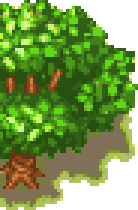
#> input picture CONVERSION_WS/tilesets/tree_00_6x6.png, 138 x 210 px, found by its file name; its folder holds only this picture in this run
$ python finalize3.py
#> lines starting #> are read from the running program, lines starting #| are printed output that depends on the picture
import os, glob, json
from PIL import Image, ImageDraw, ImageFont
OUT='CONVERSION_WS/tilesets'

# 1) Remove old duplicate atlases
for f in glob.glob(f'{OUT}/_atlas_*.png'):
    os.remove(f)
# 2) Remove tiny bad fragments
for f in ['obj_statue_gold.png','src_sign_tree.png','src_sign_wood.png','src_kecleon_sign.png']:
    p=f'{OUT}/{f}'
    if os.path.exists(p): os.remove(p)

groups={
 'arbres': sorted(glob.glob(f'{OUT}/tree_*.png')),
 'batiments': sorted(glob.glob(f'{OUT}/building_*.png')),
 'totems_statues': ['src_statue_blue_wing.png','src_statue_smurf.png','src_statue_volt.png',
                    'src_totem_purple_face.png','src_kiosk_hat.png','obj_statue_celebi.png',
                    'obj_statue_island.png','obj_shop_red.png'],
 'panneaux_enseignes': ['sign_04_4x3.png'],
}
mg={}
for gname,files in groups.items():
    imgs=[]
    for fp in files:
        p=f'{OUT}/{fp}'
        if not os.path.exists(p): continue
        imgs.append(('.'.join(os.path.basename(p).split('.')[:-1]), Image.open(p).convert('RGBA')))
    imgs.sort(key=lambda t:t[0])
    if not imgs: print(gname,"none"); continue
    maxw=max(i.width for _,i in imgs); maxh=max(i.height for _,i in imgs)
#> after `maxw = max((i.width for _, i in imgs))`: maxw = 138
#> after `maxh = max((i.height for _, i in imgs))`: maxh = 210
    cols=6; pad=10; lh=20
    rows=(len(imgs)+cols-1)//cols
#> rows = 1
    sheet=Image.new('RGB',(cols*(maxw+pad), rows*(maxh+pad+lh)),(250,250,250))
#> sheet: PIL image 888x240 RGB; every value is 250
    d=ImageDraw.Draw(sheet)
    try: font=ImageFont.truetype('/usr/share/fonts/truetype/dejavu/DejaVuSans-Bold.ttf',10)
    except: font=ImageFont.load_default()
    for k,(bas,im) in enumerate(imgs):
        x=(k%cols)*(maxw+pad); y=(k//cols)*(maxh+pad+lh)
        sheet.paste(im,(x,y),im); d.text((x+1,y+maxh+1),bas,fill=(0,0,0),font=font)
#> this loop made 1 pass
#> (bas, x, y) on pass 1: ('tree_00_6x6', 0, 0)
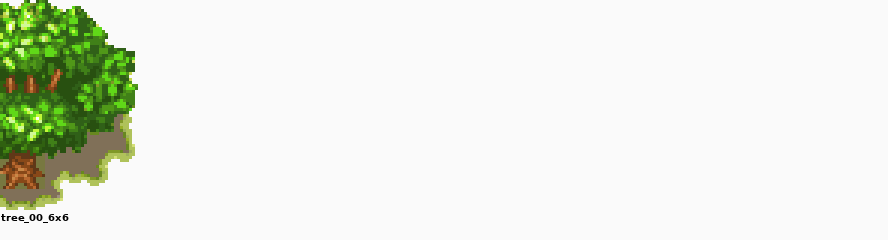
#> sheet: PIL image 888x240 RGB; mean R, G, B 232.6, 236.9, 226.9
    outf=f'{OUT}/atlas_{gname}.png'; sheet.save(outf)
    mg[gname]={'count':len(imgs),'atlas':os.path.basename(outf),'sprites':[b for b,_ in imgs]}
    print(f"{gname}: {len(imgs)} -> {os.path.basename(outf)} {sheet.size}")
#| arbres: 1 -> atlas_arbres.png (888, 240)

json.dump(mg,open(f'{OUT}/manifest.json','w'),indent=1)
print("manifest written")
